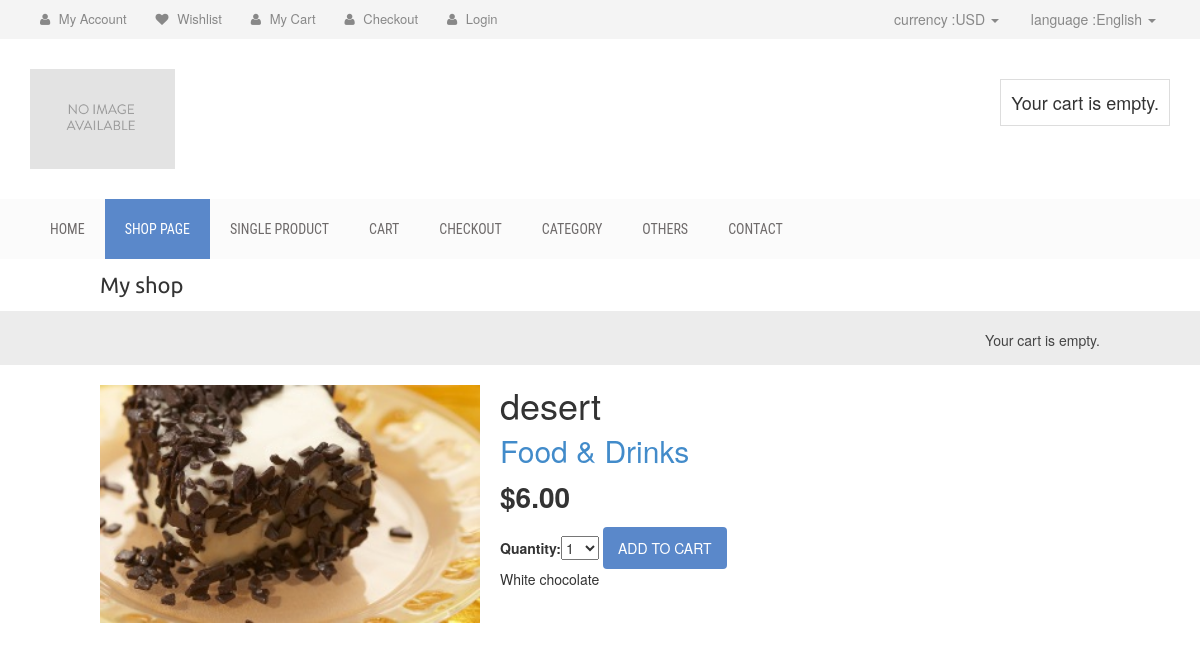
The app's page /4/desert/ with its own data.
### shop/models.py (models this page shows, shortened)
class Product(models.Model):
    category = models.ForeignKey(Category,
                                 related_name='products')
    name = models.CharField(max_length=200, db_index=True)
    slug = models.SlugField(max_length=200, db_index=True)
    image = models.ImageField(upload_to='products/%Y/%m/%d',
                              blank=True)
    description = models.TextField(blank=True)
    price = models.DecimalField(max_digits=10, decimal_places=2)
    stock = models.PositiveIntegerField()
    available = models.BooleanField(default=True)
    created = models.DateTimeField(auto_now_add=True)
    updated = models.DateTimeField(auto_now=True)
    class Meta:
        ordering = ('name',)
        index_together = (('id', 'slug'),)

class Category(models.Model):
    name = models.CharField(max_length=200,
                            db_index=True)
    slug = models.SlugField(max_length=200,
                            db_index=True,
                            unique=True)
    def get_absolute_url(self):
        return reverse('shop:product_list_by_category',args=[self.slug])
    class Meta:
        ordering = ('name',)
        verbose_name = 'category'
        verbose_name_plural = 'categories'
    def __str__(self):
        return self.name

### shop/views.py (the view)
# urls.py: url(r'^(?P<id>\d+)/(?P<slug>[-\w]+)/$', views.product_detail, name='product_detail'),
def product_detail(request, id, slug):
    product = get_object_or_404(Product,
                                id=id,
                                slug=slug,
                                available=True)
    cart_product_form = CartAddProductForm()
    return render(request,
                  'shop/product/detail.html',
                  {'product': product,
                   'cart_product_form': cart_product_form})

### cart/forms.py
class CartAddProductForm(forms.Form):
    quantity = forms.TypedChoiceField(
        choices=PRODUCT_QUANTITY_CHOICES,
        coerce=int)
    update = forms.BooleanField(required=False,
                                initial=False,
                                widget=forms.HiddenInput)

### cart/cart.py (called while the page is built)
    def __len__(self):
        return sum(item['quantity'] for item in self.cart.values())

### cart/context_processors.py (called while the page is built)
def cart(request):
    return {'cart': Cart(request)}

### shop/templates/shop/product/detail.html (shortened to what this page needs)
{% extends "shop/base.html" %}
{% load static %}
{% block content %}
<div class="product-detail">
<img src="{% if product.image %}{{ product.image.url }}{% else %}
{% static "img/no_image.png" %}{% endif %}">
<h1>{{ product.name }}</h1>
<h2><a href="{{ product.category.get_absolute_url }}">{{ product.category }}</a></h2>
<p class="price">${{ product.price }}</p>
<form action="{% url "cart:cart_add" product.id %}" method="post">
{{ cart_product_form }}
<input type="submit" value="Add to cart">
</form>
{{ product.description|linebreaks }}
</div>
{% endblock %}

### shop/static/css/base.css (style rules this page uses)
body { margin:0; padding:0; font-family:helvetica, sans-serif; }
h1, h2, h3, h4, h5 , h6 { font-family: 'Ubuntu', sans-serif; font-weight:normal; }
a { text-decoration:none; color:#5993bb; }
a.button, input[type="submit"] { color:#fff; background:#5993bb; border-radius:4px; padding:10px 20px; font-size:14px; border:0; }
.product-detail { text-align:justify; }
.product-detail .price { color:#333; font-size:28px; font-weight:bold; }
.product-detail img { width:40%; float:left; padding:0 20px 20px 0; }
.product-detail h1 { margin-bottom:0; }
.product-detail h2 { margin-top:10px; }

### shop/static/css/style.css (style rules this page uses)
img { max-width: 100%; height: auto; }
h1, h2, h3, h4, h5, h6 { margin: 0 0 15px; }
body { font-family:Arial, Helvetica, sans-serif; }
a { color: #5a88ca }
input[type="submit"], button[type=submit] { background: none repeat scroll 0 0 #5a88ca; border: medium none; color: #fff; padding: 11px 20px; text-transform: uppercase; }

### shop/static/css/responsive.css (style rules this page uses)
@media only screen and (min-width: 992px) and (max-width: 1280px) { input[type="submit"], button[type="submit"] { padding: 11px 15px; } }

### records on screen
Product: image (picture), name "desert", category "Food & Drinks", price "6.00", description "White chocolate"
